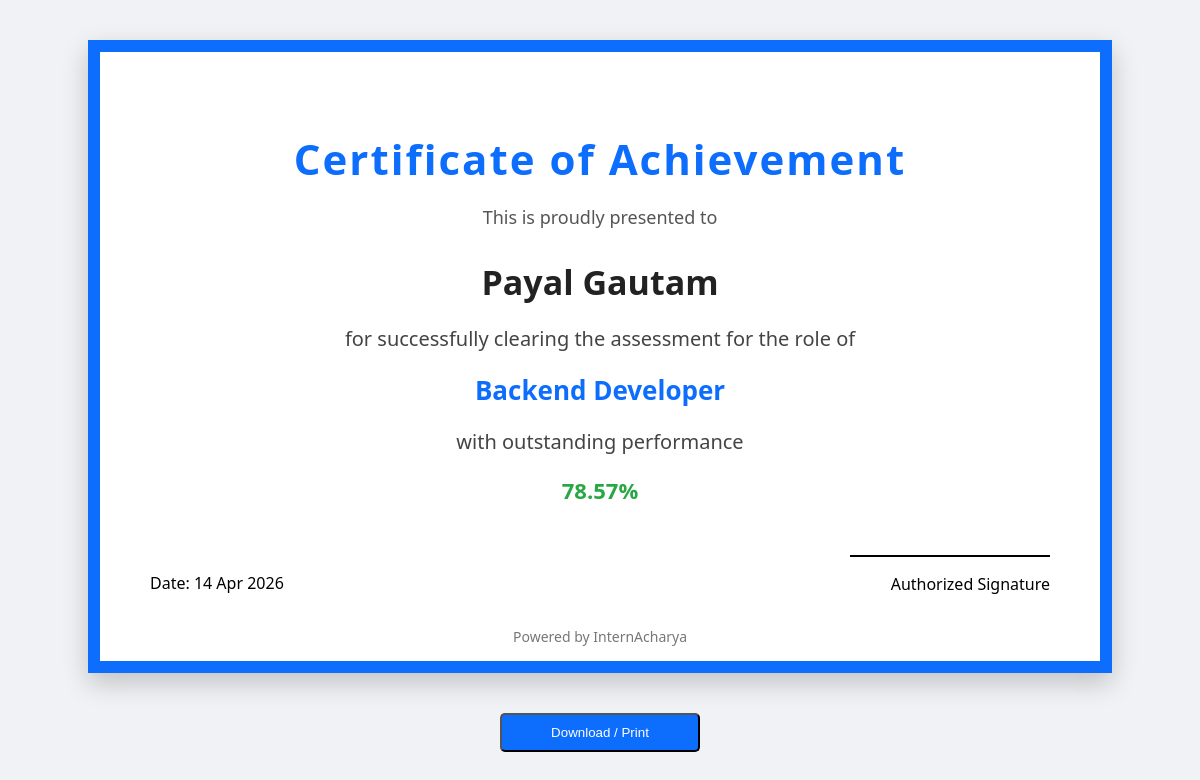
/certificate/39/ (signed in), run on the app's committed database.
### user_auth/models.py (models this page shows, shortened)
class user_profile(models.Model):
    user = models.OneToOneField(custom_user, on_delete=models.CASCADE, related_name='profile')
    full_name = models.CharField(max_length=255, blank=True, null=True)
    contact_number = models.CharField(
        max_length=10,
        validators=[RegexValidator(regex=r'^\d{10}$', message="Contact number must be exactly 10 digits.")],
        blank=True,
        null=True
    )
    gender = models.CharField(
        max_length=10,
        choices=[('Male', 'Male'), ('Female', 'Female'), ('Other', 'Other')],
        blank=True,
        null=True
    )
    age = models.IntegerField(blank=True, null=True)
    date_of_birth = models.DateField(blank=True, null=True)
    qualifications = models.TextField(blank=True, null=True)
    skills = models.CharField(max_length=255, blank=True, null=True)
    certificates = models.FileField(upload_to='certificates/', blank=True, null=True)
    area_of_interest = models.TextField(blank=True, null=True)
    profile_picture = models.ImageField(upload_to='profile_pics/', default='profile_pics/default.jpg')

class Application(models.Model):
    STATUS_CHOICES = [
        ('Under Review', 'Under Review'),
        ('Shortlisted', 'Shortlisted'),
        ('Interview Scheduled', 'Interview Scheduled'),
        ('Accepted', 'Accepted'),
        ('Rejected', 'Rejected')
    ]
    user = models.ForeignKey(custom_user, on_delete=models.CASCADE, related_name='applications')
    full_name = models.CharField(max_length=255)
    email = models.EmailField()
    phone = models.CharField(
        max_length=10,
        validators=[RegexValidator(regex=r'^\d{10}$', message="Phone number must be exactly 10 digits.")],
        blank=True,
        null=True
    )
    address = models.TextField()
    skills = models.CharField(max_length=255)
    experience = models.IntegerField()
    preferred_technology = models.CharField(max_length=255)
    company_name = models.CharField(max_length=255, blank=True, null=True)
    linkedin = models.URLField(blank=True, null=True)
    github = models.URLField(blank=True, null=True)
    freshers = models.CharField(max_length=255)
    internship_role = models.CharField(max_length=255)
    internship = models.ForeignKey(
    InternshipPost,
    on_delete=models.CASCADE,
    related_name='applications',
    null=True,  # allow null for existing rows
    blank=True
    )
    resume = models.FileField(upload_to='resumes/', blank=True, null=True)
    certificates = models.FileField(upload_to='certificates/', blank=True, null=True)
    applied_on = models.DateTimeField(auto_now_add=True)
    status = models.CharField(max_length=50, choices=STATUS_CHOICES, default='Under Review')
    test_taken = models.BooleanField(default=False)
    passed = models.BooleanField(default=False)

class custom_user(AbstractUser):
    ROLE_CHOICES = (
        ('student', 'Student'),
        ('company', 'Company'),
    )
    role = models.CharField(
        max_length=20,
        choices=ROLE_CHOICES,
        default='student'
    )
    email = models.EmailField(unique=True)
    date_joined = models.DateTimeField(default=now)
    groups = models.ManyToManyField(
        "auth.Group",
        related_name="custom_user_set",
        blank=True
    )
    user_permissions = models.ManyToManyField(
        "auth.Permission",
        related_name="custom_user_permissions_set",
        blank=True
    )

### user_auth/views.py (the view)
# urls.py: path('certificate/<int:application_id>/', views.certificate_view, name='certificate_view'),
@login_required
def certificate_view(request, application_id):
    application = get_object_or_404(Application, id=application_id, user=request.user)
    test_result = TestResult.objects.filter(application=application).first()
    if not test_result or not test_result.passed:
        messages.error(request, "You are not eligible for a certificate yet.")
        return render(request, 'certificate_not_available.html')
    profile = user_profile.objects.filter(user=request.user).first()
    if profile and profile.full_name:
        full_name = profile.full_name
    else:
        full_name = request.user.username
    role_name = DOMAIN_ROLE_MAP.get(application.internship_role, application.internship_role)
    percentage = (test_result.score / test_result.total_questions) * 100 if test_result.total_questions else 0
    context = {
        'full_name': full_name,
        'role_name': role_name,
        'percentage': round(percentage, 2),
        'today': date.today(),
    }
    return render(request, 'certificate.html', context)

### templates/certificate.html (shortened to what this page needs)
{% load static %}
<!DOCTYPE html>
<html lang="en">
<head>
</head>
<body>
<div class="certificate-box">
<h1>Certificate of Achievement</h1>
<p class="sub-title">This is proudly presented to</p>
<div class="name">
    {{ full_name }}
</div>
<p class="text">for successfully clearing the assessment for the role of</p>
<div class="role">
    {{ role_name }}
</div>
<p class="text">with outstanding performance</p>
<div class="percentage">
    {{ percentage }}%
</div>
<div class="footer">
    <div class="date">
        Date: {{ today|date:"d M Y" }}
    </div>
    <div class="signature">
        <div class="signature-line"></div>
        <p>Authorized Signature</p>
    </div>
</div>
<div class="brand">
    Powered by InternAcharya
</div>
</div>
<button onclick="window.print()" class="download-btn">Download / Print</button>
</body>
</html>

### templates/certificate.html (style rules this page uses)
body { background:#f0f2f5; font-family:'Segoe UI',sans-serif; }
.certificate-box { width:900px; margin:40px auto; padding:50px; background:white; border:12px solid #0d6efd; text-align:center; box-shadow:0 10px 25px rgba(0,0,0,0.2); position:relative; }
h1 { font-size:42px; color:#0d6efd; margin-bottom:10px; letter-spacing:2px; }
.sub-title { font-size:18px; color:#555; margin-bottom:30px; }
.name { font-size:34px; font-weight:bold; color:#222; margin:20px 0; }
.text { font-size:20px; color:#444; margin:15px 0; }
.role { font-size:26px; font-weight:bold; color:#0d6efd; margin:20px 0; }
.percentage { font-size:22px; margin-top:20px; color:#28a745; font-weight:bold; }
.footer { margin-top:50px; display:flex; justify-content:space-between; align-items:center; }
.date { font-size:16px; }
.signature { text-align:right; }
.signature-line { width:200px; border-top:2px solid black; margin-left:auto; }
.brand { position:absolute; bottom:15px; left:50%; transform:translateX(-50%); font-size:14px; color:#777; }
.download-btn { display:block; width:200px; margin:20px auto; padding:10px; background:#0d6efd; color:white; text-decoration:none; border-radius:5px; }

### data on the page
user_profile: full_name "Payal Gautam"
Application: internship_role "Backend Developer"
custom_user: last_login "14 Apr 2026"

### other printed values
{{ percentage }} "78.57"
